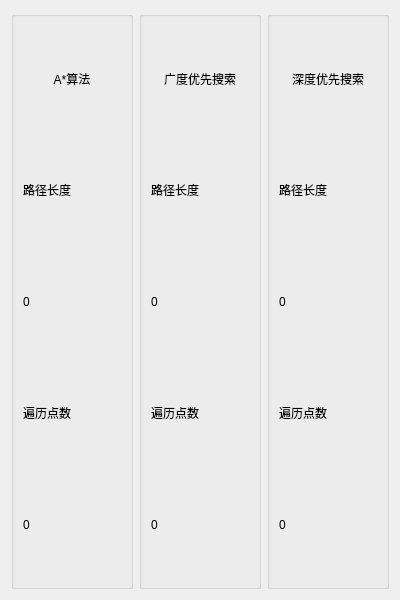
<?xml version="1.0" encoding="UTF-8"?>
<ui version="4.0">
 <class>ResWidget</class>
 <widget class="QWidget" name="ResWidget">
  <property name="geometry">
   <rect>
    <x>0</x>
    <y>0</y>
    <width>400</width>
    <height>600</height>
   </rect>
  </property>
  <property name="windowTitle">
   <string>Form</string>
  </property>
  <layout class="QGridLayout" name="gridLayout">
   <item row="0" column="0">
    <widget class="QGroupBox" name="groupBox">
     <property name="title">
      <string/>
     </property>
     <layout class="QGridLayout" name="gridLayout_2">
      <item row="0" column="0">
       <layout class="QVBoxLayout" name="verticalLayout">
        <item>
         <widget class="QLabel" name="label_9">
          <property name="text">
           <string>A*算法</string>
          </property>
          <property name="alignment">
           <set>Qt::AlignCenter</set>
          </property>
         </widget>
        </item>
        <item>
         <widget class="QLabel" name="label">
          <property name="text">
           <string>路径长度</string>
          </property>
         </widget>
        </item>
        <item>
         <widget class="QLabel" name="Acount">
          <property name="text">
           <string>0</string>
          </property>
         </widget>
        </item>
        <item>
         <widget class="QLabel" name="label_3">
          <property name="text">
           <string>遍历点数</string>
          </property>
         </widget>
        </item>
        <item>
         <widget class="QLabel" name="Acount2">
          <property name="text">
           <string>0</string>
          </property>
         </widget>
        </item>
       </layout>
      </item>
     </layout>
    </widget>
   </item>
   <item row="0" column="1">
    <widget class="QGroupBox" name="groupBox_2">
     <property name="title">
      <string/>
     </property>
     <layout class="QGridLayout" name="gridLayout_3">
      <item row="0" column="0">
       <layout class="QVBoxLayout" name="verticalLayout_2">
        <item>
         <widget class="QLabel" name="label_5">
          <property name="text">
           <string>广度优先搜索</string>
          </property>
          <property name="alignment">
           <set>Qt::AlignCenter</set>
          </property>
         </widget>
        </item>
        <item>
         <widget class="QLabel" name="label_2">
          <property name="text">
           <string>路径长度</string>
          </property>
         </widget>
        </item>
        <item>
         <widget class="QLabel" name="c1">
          <property name="text">
           <string>0</string>
          </property>
         </widget>
        </item>
        <item>
         <widget class="QLabel" name="label_7">
          <property name="text">
           <string>遍历点数</string>
          </property>
         </widget>
        </item>
        <item>
         <widget class="QLabel" name="c2">
          <property name="text">
           <string>0</string>
          </property>
         </widget>
        </item>
       </layout>
      </item>
     </layout>
    </widget>
   </item>
   <item row="0" column="2">
    <widget class="QGroupBox" name="groupBox_3">
     <property name="title">
      <string/>
     </property>
     <layout class="QGridLayout" name="gridLayout_4">
      <item row="0" column="0">
       <layout class="QVBoxLayout" name="verticalLayout_3">
        <item>
         <widget class="QLabel" name="label_4">
          <property name="text">
           <string>深度优先搜索</string>
          </property>
          <property name="alignment">
           <set>Qt::AlignCenter</set>
          </property>
         </widget>
        </item>
        <item>
         <widget class="QLabel" name="label_6">
          <property name="text">
           <string>路径长度</string>
          </property>
         </widget>
        </item>
        <item>
         <widget class="QLabel" name="label_8">
          <property name="text">
           <string>0</string>
          </property>
         </widget>
        </item>
        <item>
         <widget class="QLabel" name="label_10">
          <property name="text">
           <string>遍历点数</string>
          </property>
         </widget>
        </item>
        <item>
         <widget class="QLabel" name="label_11">
          <property name="text">
           <string>0</string>
          </property>
         </widget>
        </item>
       </layout>
      </item>
     </layout>
    </widget>
   </item>
  </layout>
 </widget>
 <resources/>
 <connections/>
</ui>
